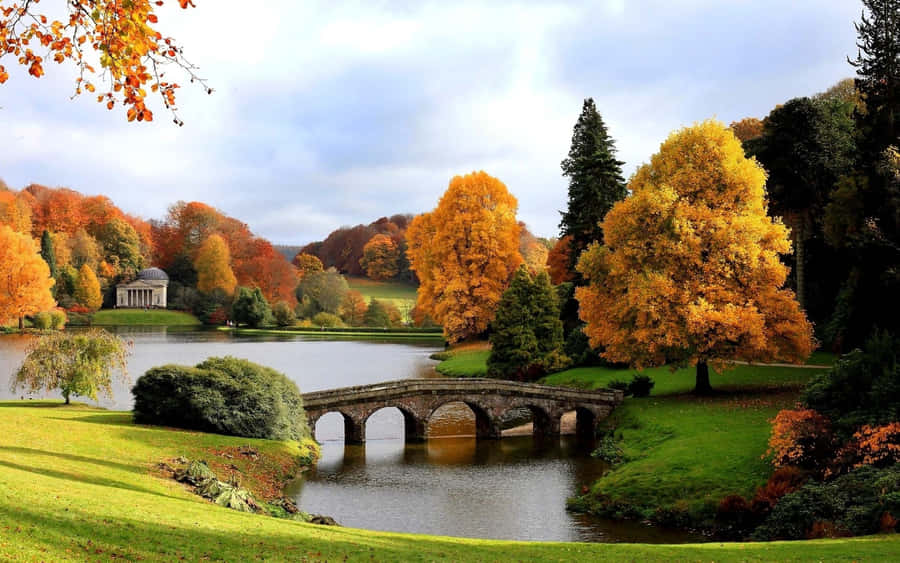
#> input picture VISION/image.jpg, 900 x 563 px
$ jupyter execute --allow-errors TP4.ipynb
#> lines starting #> are read from the running program, lines starting #| are printed output that depends on the picture
[cell 1]
import cv2 as cv
import numpy as np

img = cv.imread('image.jpg',cv.IMREAD_GRAYSCALE)
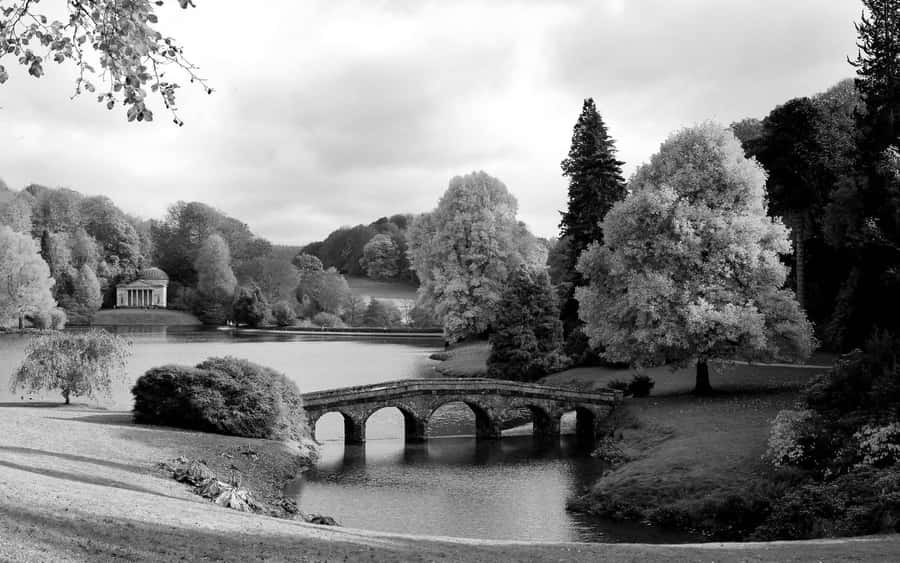
#> img: shape (563, 900); min 0, max 255, mean 131.6
# [7 lines of commented-out code are left out]
grad_x = img[:, :img.shape[1]-1] - img[:, 1:]
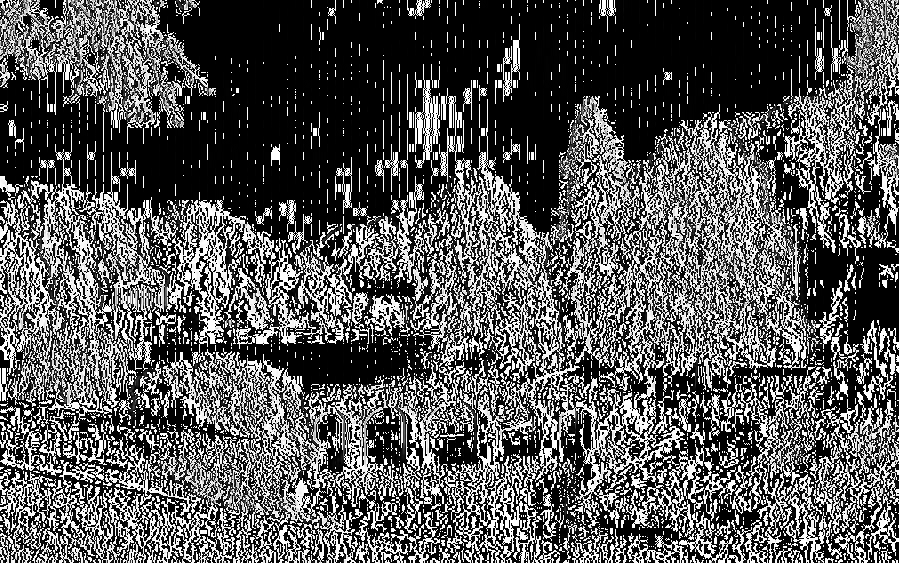
#> grad_x: shape (563, 899); min 0, max 255, mean 88.1

grad_y = img[:img.shape[0]-1, :] - img[1:, :]
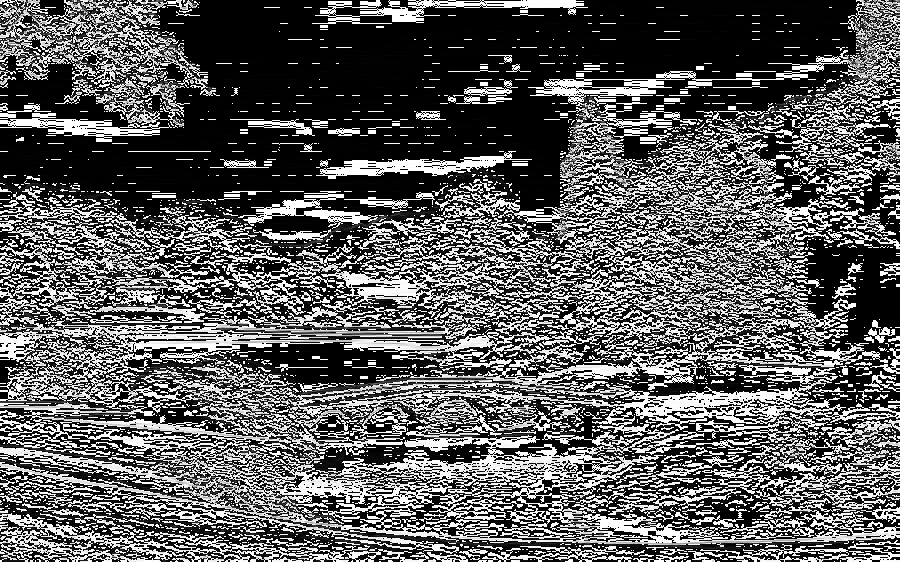
#> grad_y: shape (562, 900); min 0, max 255, mean 93
kernel = np.array([[1,2,1], [2,4,2], [1,2,1]]) / 16
grad_x = grad_x[:grad_y.shape[0], :]
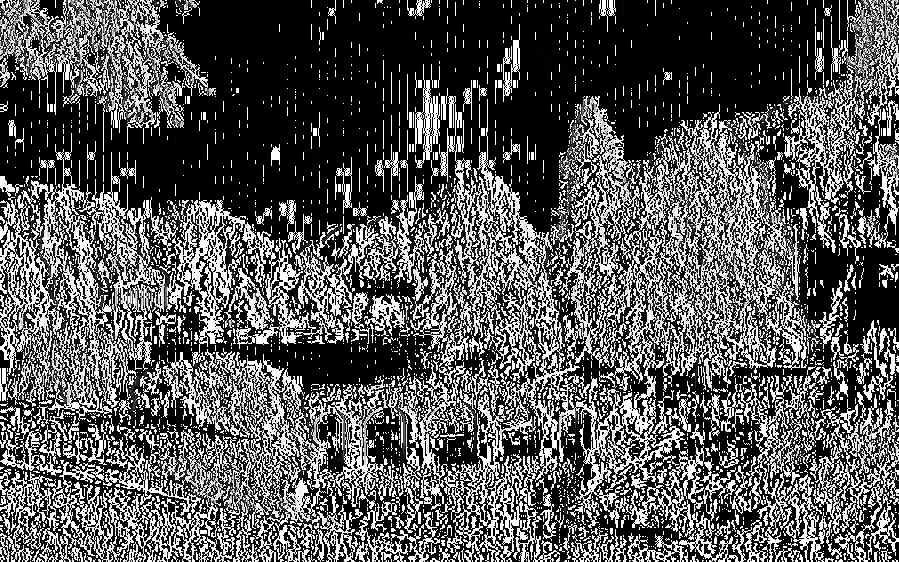
#> grad_x: shape (562, 899); min 0, max 255, mean 88
grad_y = grad_y[:, :grad_x.shape[1]]
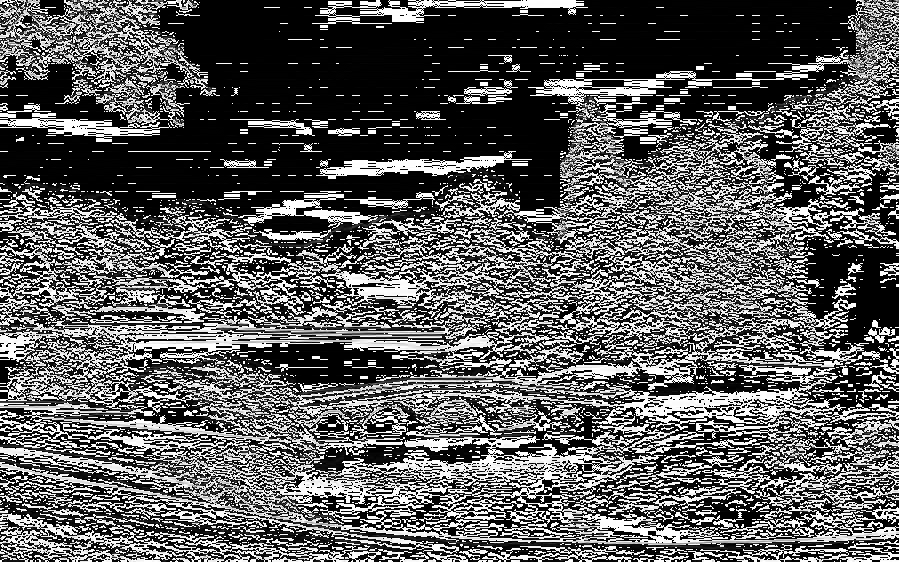
#> grad_y: shape (562, 899); min 0, max 255, mean 93
carre = cv.filter2D(img ,-1,kernel)

carre = (np.sqrt(grad_x**2 + grad_y**2)
)
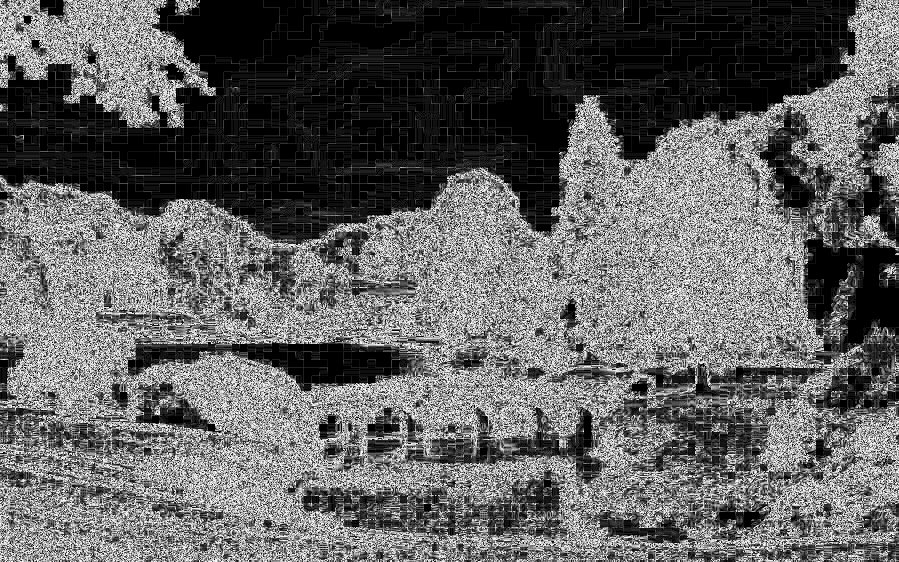
#> carre: shape (562, 899) float16; min 0, max 15.91, mean 6.08; drawn with min black and max white
#> (the rest of this cell did not finish here and is left out)
